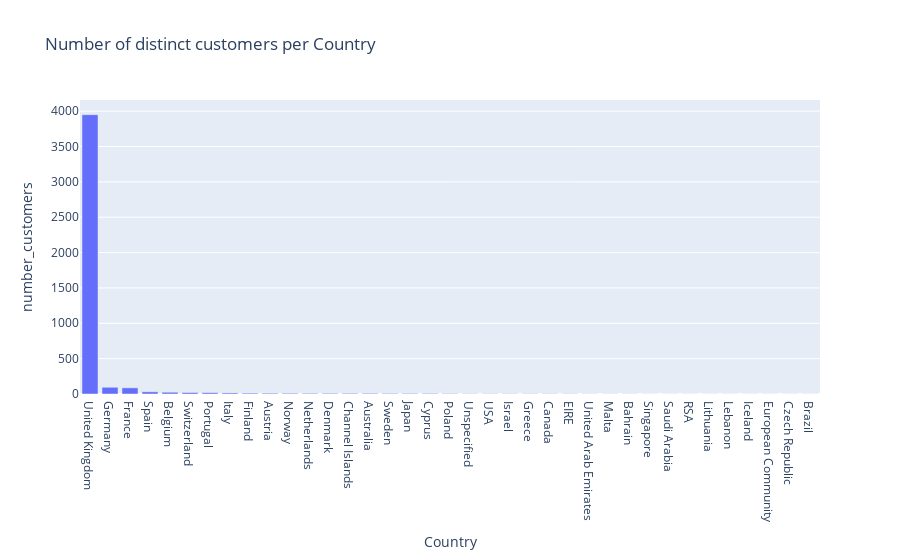

The cell this chart's notebook holds for it:
### Code cell
# plot this as a bar chart

fig = px.bar(customers_per_country, x='Country', y='number_customers', 
             title = 'Number of distinct customers per Country')
fig.show()

### Figure 1 — Plotly figure (JSON) as saved in the notebook; plotly's stock layout.template omitted (floating-point values rounded to 4 significant figures)
{"data": [{"alignmentgroup": "True", "hovertemplate": "Country=%{x}<br>number_customers=%{y}<extra></extra>", "legendgroup": "", "marker": {"color": "#636efa", "pattern": {"shape": ""}}, "name": "", "offsetgroup": "", "orientation": "v", "showlegend": false, "textposition": "auto", "type": "bar", "x": ["United Kingdom", "Germany", "France", "Spain", "Belgium", "Switzerland", "Portugal", "Italy", "Finland", "Austria", "Norway", "Netherlands", "Denmark", "Channel Islands", "Australia", "Sweden", "Japan", "Cyprus", "Poland", "Unspecified", "USA", "Israel", "Greece", "Canada", "EIRE", "United Arab Emirates", "Malta", "Bahrain", "Singapore", "Saudi Arabia", "RSA", "Lithuania", "Lebanon", "Iceland", "European Community", "Czech Republic", "Brazil"], "xaxis": "x", "y": [3950, 95, 87, 31, 25, 21, 19, 15, 12, 11, 10, 9, 9, 9, 9, 8, 8, 8, 6, 4, 4, 4, 4, 4, 3, 2, 2, 2, 1, 1, 1, 1, 1, 1, 1, 1, 1], "yaxis": "y"}], "layout": {"barmode": "relative", "legend": {"tracegroupgap": 0}, "title": {"text": "Number of distinct customers per Country"}, "xaxis": {"anchor": "y", "domain": [0, 1], "title": {"text": "Country"}}, "yaxis": {"anchor": "x", "domain": [0, 1], "title": {"text": "number_customers"}}}}
